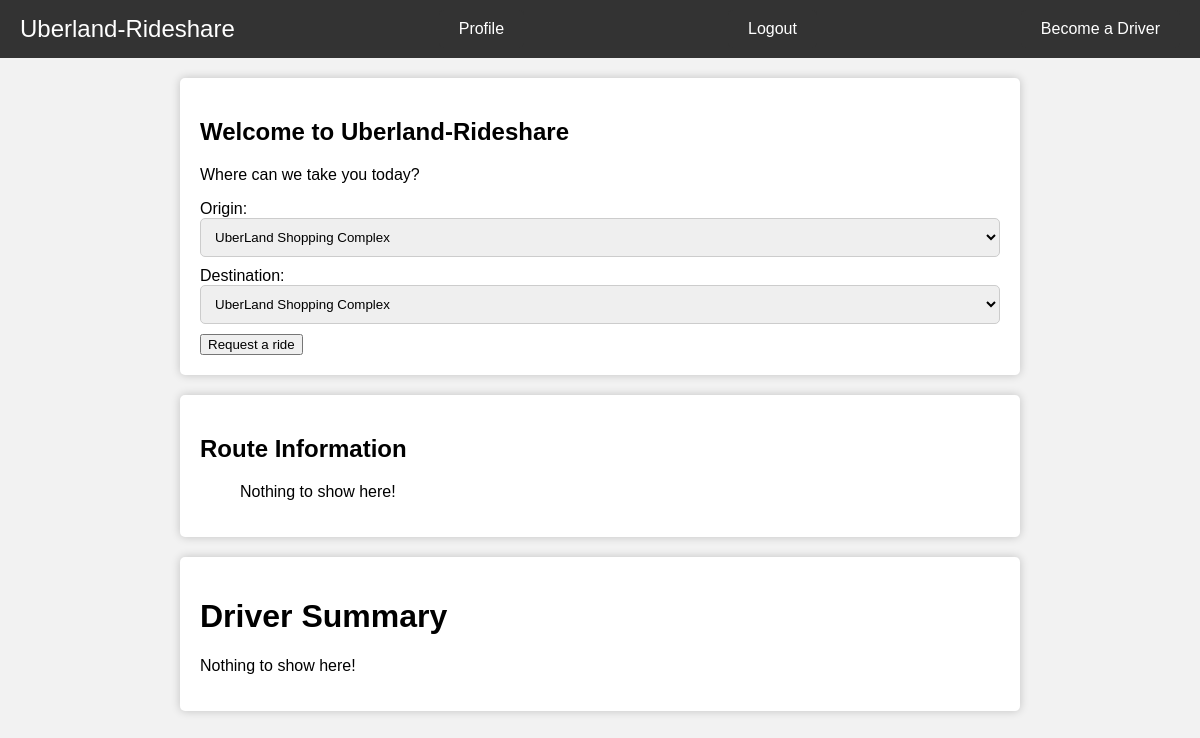
The page /home (signed in) on the database as committed earlier.
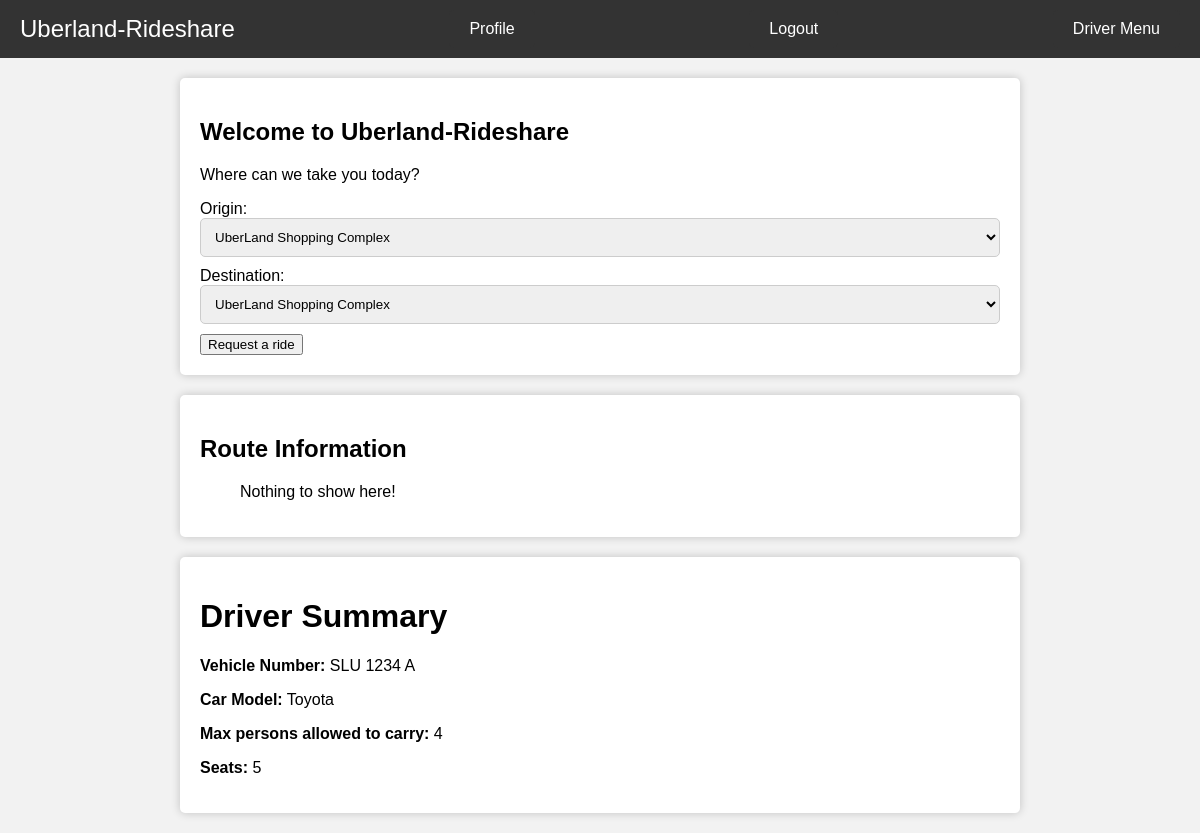
The same page on the database as committed later.
### main.py (models this page shows)
class Driver(db.Model):
    email = db.Column(db.String(100), nullable = False,unique = True,primary_key = True)
    vehiclenumber = db.Column(db.String(100), nullable = False)
    peopleallowedtocarry = db.Column(db.Integer, nullable = False)
    model = db.Column(db.String(100), nullable = False)
    seats = db.Column(db.Integer, nullable = False)

### main.py (the view)
@app.route("/home")
@login_required
def home():
    driver = Driver.query.filter_by(email=current_user.email).first()
    routes = Route.query.filter_by(rider=current_user.email).all()
    return render_template("home.html",routes=routes,driver=driver)

### main.py (called while the page is built)
@login_manager.user_loader
def load_user(user_id):
    return User.query.get(int(user_id))

### templates/home.html (shortened to what this page needs)
<!DOCTYPE html>
<html>
<head>
</head>
<body>
    <div class="toolbar">
        <span class="logo">Uberland-Rideshare</span>
        <a href="profile" id="becomeDriverButton">Profile</a>
        <a href="logout" id="becomeDriverButton">Logout</a>
        {% if not driver %}
            <a href="driver_signup" id="becomeDriverButton">Become a Driver</a>
        {% else %}
            <a href="driver_menu" id="becomeDriverButton">Driver Menu</a>
        {% endif %}
    </div>
    <div class="container">
        <h2>Welcome to Uberland-Rideshare</h2>
        <p>Where can we take you today?</p>
<form action="/home" method="POST">
    <label for="origin">Origin:</label>
    <select name="origin" id="origin">
        <option value="UberLand Shopping Complex">UberLand Shopping Complex</option>
    </select>
    <label for="destination">Destination:</label>
    <select name="destination" id="destination">
        <option value="UberLand Shopping Complex">UberLand Shopping Complex</option>
    </select>
    <input type="submit" value="Request a ride" class="cta-button">
</form>
    </div>
    <div class="container">
    <h2>Route Information</h2>
    <ul>
        {% if routes %}
            {% for route in routes %}
            <li>
                <strong>Origin:</strong> {{ route.origin }}<br>
                <strong>Destination:</strong> {{ route.destination }}<br>
                <strong>Driver:</strong> {{ route.driver }}<br>
                <strong>Distance / ETA:</strong> {{ route.distance }} km / {{ route.eta }} mins<br>
            </li>
            <a href="cancel_route" class="cta-button">Cancel route</a>
            {% endfor %}
        {% else %}
            <p>Nothing to show here!</p>
        {% endif %}
    </ul>
    </div>
    <div class="container">
        <h1>Driver Summary</h1>
        {% if driver %}
            <div class="driver-summary">
                <p><strong>Vehicle Number:</strong> {{ driver.vehiclenumber }}</p>
                <p><strong>Car Model:</strong> {{ driver.model }}</p>
                <p><strong>Max persons allowed to carry:</strong> {{ driver.peopleallowedtocarry }}</p>
                <p><strong>Seats:</strong> {{ driver.seats }}</p>
            </div>
        {% else %}
            <p>Nothing to show here!</p>
        {% endif %}
    </div>
</body>
</html>

### templates/home.html (style rules this page uses)
body { font-family: Arial, sans-serif; background-color: #f2f2f2; margin: 0; padding: 0; background-image: url('https://i.ibb.co/McHvC5c/road-car.jpg'); background-size: cover; background-position: center; background-repeat: repeat; }
.toolbar { background-color: #333; color: #fff; display: flex; justify-content: space-between; align-items: center; padding: 10px 20px; }
.logo { font-size: 24px; }
#becomeDriverButton { background-color: #333; color: #fff; border: none; padding: 10px 20px; border-radius: 5px; text-decoration: none; cursor: pointer; }
.container { max-width: 800px; margin: 20px auto; background-color: #fff; padding: 20px; border-radius: 5px; box-shadow: 0px 0px 10px rgba(0, 0, 0, 0.2); }
#origin, #destination { width: 100%; padding: 10px; margin-bottom: 10px; border: 1px solid #ccc; border-radius: 5px; }

Rows that differ between the two databases and show on the page:
added Driver: vehiclenumber "SLU 1234 A", model "Toyota", peopleallowedtocarry "4", seats "5"
Other text that changed with them:
text no longer shown: "Become a Driver Nothing to show here!"
text now shown: "Driver Menu Vehicle Number: Car Model: Max persons allowed to carry: Seats:"
